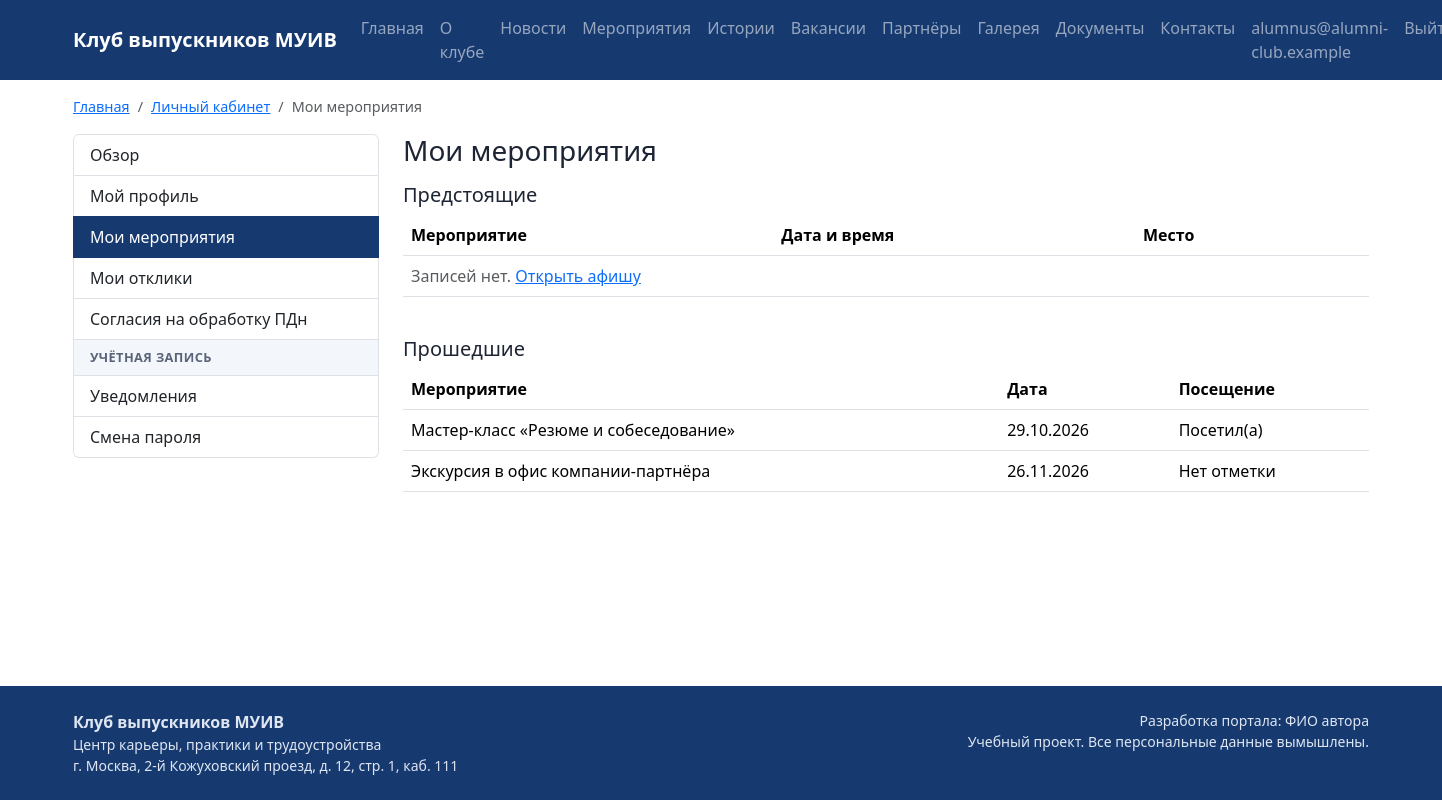
The page /accounts/cabinet/events/ (signed in) on the database its author committed.
### accounts/models.py (models this page shows, shortened)
class User(AbstractBaseUser):
    email = models.EmailField("Электронная почта", max_length=254, unique=True)
    role = models.ForeignKey(Role, on_delete=models.PROTECT, verbose_name="Роль",
                             related_name="users")
    is_active = models.BooleanField("Активна", default=True)
    created_at = models.DateTimeField("Дата регистрации", auto_now_add=True)
    objects = UserManager()
    USERNAME_FIELD = "email"
    REQUIRED_FIELDS = []
    class Meta:
        db_table = "users"
        verbose_name = "Пользователь"
        verbose_name_plural = "Пользователи"
        ordering = ["email"]
    @property
    def is_admin(self):
        return self.role.code == Role.ADMIN
    @property
    def is_moderator(self):
        return self.role.code in (Role.MODERATOR, Role.ADMIN)
    @property
    def is_alumnus(self):
        return self.role.code == Role.ALUMNUS

### events/models.py (models this page shows, shortened)
class EventRegistration(models.Model):
    event = models.ForeignKey(Event, on_delete=models.CASCADE, verbose_name="Мероприятие",
                              related_name="registrations")
    profile = models.ForeignKey("club.AlumniProfile", on_delete=models.CASCADE,
                                verbose_name="Выпускник", related_name="registrations")
    registered_at = models.DateTimeField("Дата регистрации", auto_now_add=True)
    attended = models.BooleanField("Отметка о посещении", default=False)
    class Meta:
        db_table = "event_registrations"
        verbose_name = "Регистрация на мероприятие"
        verbose_name_plural = "Регистрации на мероприятия"
        ordering = ["registered_at"]
        constraints = [
            models.UniqueConstraint(fields=["event", "profile"], name="uniq_event_profile"),
        ]

class Event(models.Model):
    title = models.CharField("Название", max_length=200)
    description = models.TextField("Описание", blank=True)
    start_at = models.DateTimeField("Дата и время начала")
    place = models.CharField("Место проведения", max_length=255, blank=True)
    capacity = models.PositiveIntegerField("Количество мест",
                                           validators=[MinValueValidator(1)])
    status = models.ForeignKey(EventStatus, on_delete=models.PROTECT, verbose_name="Статус",
                               related_name="events")
    created_by = models.ForeignKey(settings.AUTH_USER_MODEL, on_delete=models.SET_NULL,
                                   null=True, verbose_name="Автор", related_name="events")
    class Meta:
        db_table = "events"
        verbose_name = "Мероприятие"
        verbose_name_plural = "Мероприятия"
        ordering = ["start_at"]
        indexes = [models.Index(fields=["start_at"], name="idx_events_date")]

### accounts/views.py (the view)
# urls.py: path("cabinet/events/", views.my_events, name="my_events"),
@role_required(Role.ALUMNUS)
def my_events(request):
    registrations = _profile(request.user).registrations.select_related("event__status")
    now = timezone.now()
    return render(request, "accounts/my_events.html", {
        "upcoming": [r for r in registrations if r.event.start_at >= now],
        "past": [r for r in registrations if r.event.start_at < now],
        "crumbs": crumbs(CABINET, "Мои мероприятия"),
    })

### accounts/views.py (called while the page is built)
def _profile(user):
    return get_object_or_404(AlumniProfile, user=user)

### core/breadcrumbs.py (called while the page is built)
def crumbs(*items):
    result = []
    for item in items:
        if isinstance(item, str):
            result.append({"title": item, "url": None})
        else:
            title, route, *args = item
            result.append({"title": title, "url": reverse(route, args=args)})
    return result

### core/context_processors.py (called while the page is built)
def site(request):
    return {
        "menu": MENU,
        "portal_name": settings.PORTAL_NAME,
        "portal_author": settings.PORTAL_AUTHOR,
    }

### templates/accounts/my_events.html (shortened to what this page needs)
{% extends "layouts/cabinet.html" %}
{% block cabinet %}
<h1 class="h3 mb-3">Мои мероприятия</h1>
<h2 class="h5">Предстоящие</h2>
<div class="table-responsive mb-4">
  <table class="table align-middle">
    <thead><tr><th>Мероприятие</th><th>Дата и время</th><th>Место</th><th></th></tr></thead>
    <tbody>
      {% for registration in upcoming %}
        <tr>
          <td><a href="{% url 'events:detail' registration.event.pk %}">{{ registration.event.title }}</a></td>
          <td>{{ registration.event.start_at|date:"d.m.Y, H:i" }}</td>
          <td>{{ registration.event.place }}</td>
          <td class="text-end">
            <form method="post" action="{% url 'events:cancel' registration.event.pk %}">{% csrf_token %}
              <button class="btn btn-sm btn-outline-secondary" type="submit">Отменить</button>
            </form>
          </td>
        </tr>
      {% empty %}
        <tr><td colspan="4" class="text-muted">Записей нет. <a href="{% url 'events:list' %}">Открыть афишу</a></td></tr>
      {% endfor %}
    </tbody>
  </table>
</div>
<h2 class="h5">Прошедшие</h2>
<div class="table-responsive">
  <table class="table align-middle">
    <thead><tr><th>Мероприятие</th><th>Дата</th><th>Посещение</th></tr></thead>
    <tbody>
      {% for registration in past %}
        <tr>
          <td>{{ registration.event.title }}</td>
          <td>{{ registration.event.start_at|date:"d.m.Y" }}</td>
          <td>{% if registration.attended %}Посетил(а){% else %}Нет отметки{% endif %}</td>
        </tr>
      {% empty %}
        <tr><td colspan="3" class="text-muted">Прошедших мероприятий нет.</td></tr>
      {% endfor %}
    </tbody>
  </table>
</div>
{% endblock %}

### templates/base.html (shortened to what this page needs)
{% load static %}<!doctype html>
<html lang="ru">
<head>
  <link href="https://cdn.jsdelivr.net/npm/bootstrap@5.3.3/dist/css/bootstrap.min.css" rel="stylesheet">
  <link href="{% static 'css/site.css' %}" rel="stylesheet">
</head>
<body class="d-flex flex-column min-vh-100">
<nav class="navbar navbar-expand-xl navbar-dark site-nav">
  <div class="container">
    <a class="navbar-brand fw-bold" href="{% url 'core:home' %}">{{ portal_name }}</a>
    <div class="collapse navbar-collapse" id="mainMenu">
      <ul class="navbar-nav me-auto">
        {% for title, route in menu %}
          {% url route as item_url %}
          <li class="nav-item">
            <a class="nav-link{% if request.path == item_url %} active{% endif %}" href="{{ item_url }}">{{ title }}</a>
          </li>
        {% endfor %}
      </ul>
      <ul class="navbar-nav">
        {% if user.is_authenticated %}
          <li class="nav-item"><a class="nav-link" href="{% url 'accounts:cabinet' %}">{{ user.email }}</a></li>
          <li class="nav-item">
            <form method="post" action="{% url 'accounts:logout' %}">{% csrf_token %}
              <button class="btn btn-link nav-link" type="submit">Выйти</button>
            </form>
          </li>
        {% else %}
          <li class="nav-item"><a class="nav-link" href="{% url 'accounts:login' %}">Войти</a></li>
          <li class="nav-item"><a class="btn btn-accent ms-xl-2" href="{% url 'club:join' %}">Вступить в клуб</a></li>
        {% endif %}
      </ul>
    </div>
  </div>
</nav>
<div class="container">
  <nav aria-label="Навигационная цепочка" class="mt-3">
    <ol class="breadcrumb">
      {% if crumbs %}
        <li class="breadcrumb-item"><a href="{% url 'core:home' %}">Главная</a></li>
        {% for crumb in crumbs %}
          {% if crumb.url %}
            <li class="breadcrumb-item"><a href="{{ crumb.url }}">{{ crumb.title }}</a></li>
          {% else %}
            <li class="breadcrumb-item active" aria-current="page">{{ crumb.title }}</li>
          {% endif %}
        {% endfor %}
      {% else %}
        <li class="breadcrumb-item active" aria-current="page">Главная</li>
      {% endif %}
    </ol>
  </nav>
</div>
<main class="container flex-grow-1 pb-5">
  {% block content %}{% endblock %}
</main>
<footer class="site-footer py-4 mt-auto">
  <div class="container d-flex flex-column flex-md-row justify-content-between gap-2">
    <div>
      <div class="fw-bold">{{ portal_name }}</div>
      <div class="small">Центр карьеры, практики и трудоустройства</div>
      <div class="small">г. Москва, 2-й Кожуховский проезд, д. 12, стр. 1, каб. 111</div>
    </div>
    <div class="small text-md-end">
      <div>Разработка портала: {{ portal_author }}</div>
      <div>Учебный проект. Все персональные данные вымышлены.</div>
    </div>
  </div>
</footer>
</body>
</html>

### static/css/site.css (style rules this page uses)
:root { --club-blue: #163a70; --club-red: #c8102e; --club-light: #f3f6fb; }
body { font-family: "Segoe UI", Roboto, Arial, sans-serif; color: #1d2433; }
.site-nav { background-color: var(--club-blue); }
.breadcrumb { font-size: 0.9rem; }
h1, h2, h3 { color: var(--club-blue); }
.site-footer { background-color: var(--club-blue); color: #dfe6f2; }

### rows shown on the page
User: email "alumnus@alumni-club.example"
EventRegistration: event "Мастер-класс «Резюме и собеседование»", event.start_at "29.10.2026", attended "Посетил(а)"
EventRegistration: event "Экскурсия в офис компании-партнёра", event.start_at "26.11.2026", attended "Нет отметки"

### other values the page prints
{{ portal_name }} "Клуб выпускников МУИВ"
{{ title }} "Главная" "О клубе" "Новости" "Мероприятия" "Истории" "Вакансии" "Партнёры" "Галерея" "Документы" "Контакты"
{{ crumb.title }} "Личный кабинет"
{{ crumb.title }} "Мои мероприятия"
{{ label }} "Обзор Мой профиль Мои мероприятия Мои отклики Согласия на обработку ПДн Уведомления Смена пароля"
{{ portal_author }} "ФИО автора"
